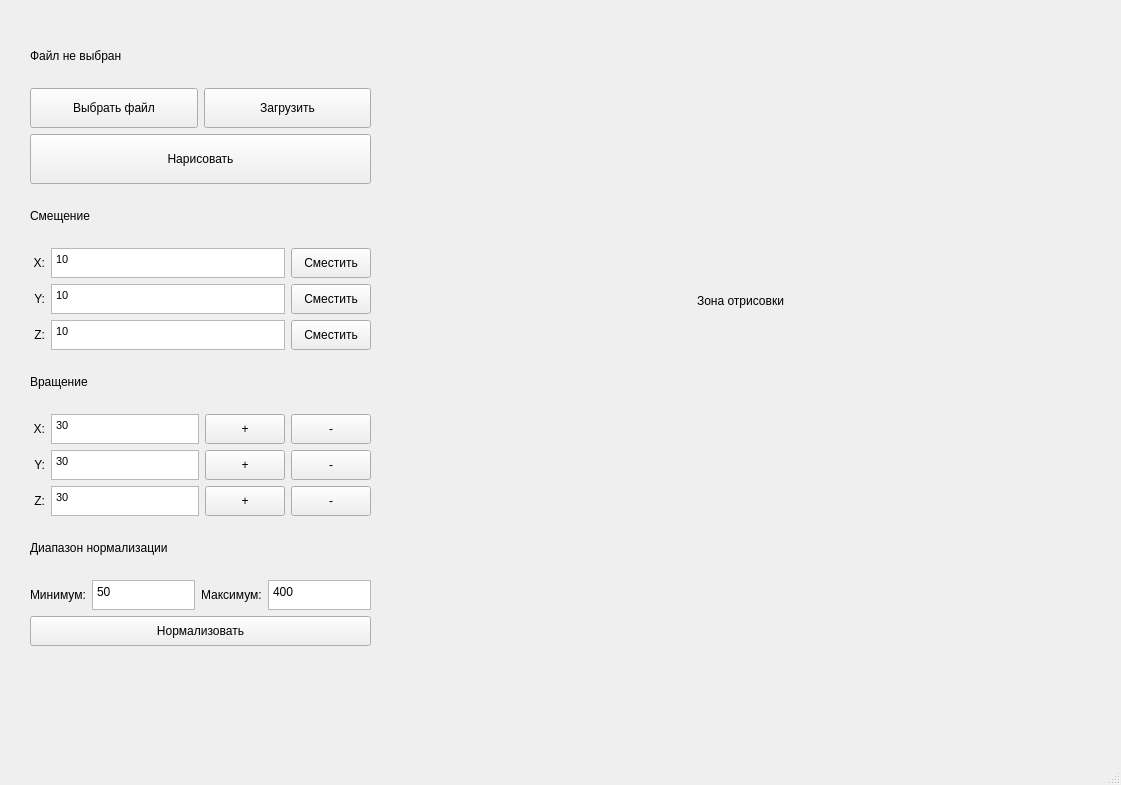
<?xml version="1.0" encoding="UTF-8"?>
<ui version="4.0">
 <class>MainWindow</class>
 <widget class="QMainWindow" name="MainWindow">
  <property name="geometry">
   <rect>
    <x>0</x>
    <y>0</y>
    <width>1121</width>
    <height>785</height>
   </rect>
  </property>
  <property name="windowTitle">
   <string>MainWindow</string>
  </property>
  <widget class="QWidget" name="centralwidget">
   <widget class="QLabel" name="draw_label">
    <property name="geometry">
     <rect>
      <x>420</x>
      <y>40</y>
      <width>641</width>
      <height>521</height>
     </rect>
    </property>
    <property name="text">
     <string>Зона отрисовки</string>
    </property>
    <property name="alignment">
     <set>Qt::AlignCenter</set>
    </property>
   </widget>
   <widget class="QWidget" name="verticalLayoutWidget">
    <property name="geometry">
     <rect>
      <x>30</x>
      <y>30</y>
      <width>341</width>
      <height>616</height>
     </rect>
    </property>
    <layout class="QVBoxLayout" name="verticalLayout">
     <item>
      <widget class="QLabel" name="fileName_label">
       <property name="text">
        <string>Файл не выбран</string>
       </property>
       <property name="wordWrap">
        <bool>true</bool>
       </property>
       <property name="margin">
        <number>5</number>
       </property>
      </widget>
     </item>
     <item>
      <layout class="QHBoxLayout" name="horizontalLayout">
       <item>
        <widget class="QPushButton" name="fileDialog_btn">
         <property name="minimumSize">
          <size>
           <width>0</width>
           <height>40</height>
          </size>
         </property>
         <property name="text">
          <string>Выбрать файл</string>
         </property>
        </widget>
       </item>
       <item>
        <widget class="QPushButton" name="fileLoad_btn">
         <property name="minimumSize">
          <size>
           <width>0</width>
           <height>40</height>
          </size>
         </property>
         <property name="text">
          <string>Загрузить</string>
         </property>
        </widget>
       </item>
      </layout>
     </item>
     <item>
      <widget class="QPushButton" name="draw_btn">
       <property name="minimumSize">
        <size>
         <width>0</width>
         <height>50</height>
        </size>
       </property>
       <property name="text">
        <string>Нарисовать</string>
       </property>
      </widget>
     </item>
     <item>
      <widget class="QLabel" name="label_3">
       <property name="text">
        <string>Смещение</string>
       </property>
       <property name="margin">
        <number>5</number>
       </property>
      </widget>
     </item>
     <item>
      <layout class="QHBoxLayout" name="horizontalLayout_2">
       <item>
        <widget class="QLabel" name="label_4">
         <property name="minimumSize">
          <size>
           <width>15</width>
           <height>0</height>
          </size>
         </property>
         <property name="maximumSize">
          <size>
           <width>16777215</width>
           <height>30</height>
          </size>
         </property>
         <property name="text">
          <string>X:</string>
         </property>
         <property name="alignment">
          <set>Qt::AlignRight|Qt::AlignTrailing|Qt::AlignVCenter</set>
         </property>
        </widget>
       </item>
       <item>
        <widget class="QTextEdit" name="offset_x">
         <property name="maximumSize">
          <size>
           <width>16777215</width>
           <height>30</height>
          </size>
         </property>
         <property name="html">
          <string>&lt;!DOCTYPE HTML PUBLIC &quot;-//W3C//DTD HTML 4.0//EN&quot; &quot;http://www.w3.org/TR/REC-html40/strict.dtd&quot;&gt;
&lt;html&gt;&lt;head&gt;&lt;meta name=&quot;qrichtext&quot; content=&quot;1&quot; /&gt;&lt;style type=&quot;text/css&quot;&gt;
p, li { white-space: pre-wrap; }
&lt;/style&gt;&lt;/head&gt;&lt;body style=&quot; font-family:'MS Shell Dlg 2'; font-size:8.25pt; font-weight:400; font-style:normal;&quot;&gt;
&lt;p style=&quot; margin-top:0px; margin-bottom:0px; margin-left:0px; margin-right:0px; -qt-block-indent:0; text-indent:0px;&quot;&gt;10&lt;/p&gt;&lt;/body&gt;&lt;/html&gt;</string>
         </property>
        </widget>
       </item>
       <item>
        <widget class="QPushButton" name="offset_x_btn">
         <property name="minimumSize">
          <size>
           <width>0</width>
           <height>30</height>
          </size>
         </property>
         <property name="text">
          <string>Сместить</string>
         </property>
        </widget>
       </item>
      </layout>
     </item>
     <item>
      <layout class="QHBoxLayout" name="horizontalLayout_3">
       <item>
        <widget class="QLabel" name="label_5">
         <property name="minimumSize">
          <size>
           <width>15</width>
           <height>0</height>
          </size>
         </property>
         <property name="maximumSize">
          <size>
           <width>16777215</width>
           <height>30</height>
          </size>
         </property>
         <property name="text">
          <string>Y:</string>
         </property>
         <property name="alignment">
          <set>Qt::AlignRight|Qt::AlignTrailing|Qt::AlignVCenter</set>
         </property>
        </widget>
       </item>
       <item>
        <widget class="QTextEdit" name="offset_y">
         <property name="maximumSize">
          <size>
           <width>16777215</width>
           <height>30</height>
          </size>
         </property>
         <property name="html">
          <string>&lt;!DOCTYPE HTML PUBLIC &quot;-//W3C//DTD HTML 4.0//EN&quot; &quot;http://www.w3.org/TR/REC-html40/strict.dtd&quot;&gt;
&lt;html&gt;&lt;head&gt;&lt;meta name=&quot;qrichtext&quot; content=&quot;1&quot; /&gt;&lt;style type=&quot;text/css&quot;&gt;
p, li { white-space: pre-wrap; }
&lt;/style&gt;&lt;/head&gt;&lt;body style=&quot; font-family:'MS Shell Dlg 2'; font-size:8.25pt; font-weight:400; font-style:normal;&quot;&gt;
&lt;p style=&quot; margin-top:0px; margin-bottom:0px; margin-left:0px; margin-right:0px; -qt-block-indent:0; text-indent:0px;&quot;&gt;10&lt;/p&gt;&lt;/body&gt;&lt;/html&gt;</string>
         </property>
        </widget>
       </item>
       <item>
        <widget class="QPushButton" name="offset_y_btn">
         <property name="minimumSize">
          <size>
           <width>0</width>
           <height>30</height>
          </size>
         </property>
         <property name="text">
          <string>Сместить</string>
         </property>
        </widget>
       </item>
      </layout>
     </item>
     <item>
      <layout class="QHBoxLayout" name="horizontalLayout_4">
       <item>
        <widget class="QLabel" name="label_6">
         <property name="minimumSize">
          <size>
           <width>15</width>
           <height>0</height>
          </size>
         </property>
         <property name="maximumSize">
          <size>
           <width>16777215</width>
           <height>30</height>
          </size>
         </property>
         <property name="text">
          <string>Z:</string>
         </property>
         <property name="alignment">
          <set>Qt::AlignRight|Qt::AlignTrailing|Qt::AlignVCenter</set>
         </property>
        </widget>
       </item>
       <item>
        <widget class="QTextEdit" name="offset_z">
         <property name="maximumSize">
          <size>
           <width>16777215</width>
           <height>30</height>
          </size>
         </property>
         <property name="html">
          <string>&lt;!DOCTYPE HTML PUBLIC &quot;-//W3C//DTD HTML 4.0//EN&quot; &quot;http://www.w3.org/TR/REC-html40/strict.dtd&quot;&gt;
&lt;html&gt;&lt;head&gt;&lt;meta name=&quot;qrichtext&quot; content=&quot;1&quot; /&gt;&lt;style type=&quot;text/css&quot;&gt;
p, li { white-space: pre-wrap; }
&lt;/style&gt;&lt;/head&gt;&lt;body style=&quot; font-family:'MS Shell Dlg 2'; font-size:8.25pt; font-weight:400; font-style:normal;&quot;&gt;
&lt;p style=&quot; margin-top:0px; margin-bottom:0px; margin-left:0px; margin-right:0px; -qt-block-indent:0; text-indent:0px;&quot;&gt;10&lt;/p&gt;&lt;/body&gt;&lt;/html&gt;</string>
         </property>
        </widget>
       </item>
       <item>
        <widget class="QPushButton" name="offset_z_btn">
         <property name="minimumSize">
          <size>
           <width>0</width>
           <height>30</height>
          </size>
         </property>
         <property name="text">
          <string>Сместить</string>
         </property>
        </widget>
       </item>
      </layout>
     </item>
     <item>
      <widget class="QLabel" name="label_7">
       <property name="text">
        <string>Вращение</string>
       </property>
       <property name="margin">
        <number>5</number>
       </property>
      </widget>
     </item>
     <item>
      <layout class="QHBoxLayout" name="horizontalLayout_5">
       <item>
        <widget class="QLabel" name="label_8">
         <property name="minimumSize">
          <size>
           <width>15</width>
           <height>0</height>
          </size>
         </property>
         <property name="maximumSize">
          <size>
           <width>16777215</width>
           <height>30</height>
          </size>
         </property>
         <property name="text">
          <string>X:</string>
         </property>
         <property name="alignment">
          <set>Qt::AlignRight|Qt::AlignTrailing|Qt::AlignVCenter</set>
         </property>
        </widget>
       </item>
       <item>
        <widget class="QTextEdit" name="rotation_x">
         <property name="maximumSize">
          <size>
           <width>16777215</width>
           <height>30</height>
          </size>
         </property>
         <property name="frameShadow">
          <enum>QFrame::Plain</enum>
         </property>
         <property name="html">
          <string>&lt;!DOCTYPE HTML PUBLIC &quot;-//W3C//DTD HTML 4.0//EN&quot; &quot;http://www.w3.org/TR/REC-html40/strict.dtd&quot;&gt;
&lt;html&gt;&lt;head&gt;&lt;meta name=&quot;qrichtext&quot; content=&quot;1&quot; /&gt;&lt;style type=&quot;text/css&quot;&gt;
p, li { white-space: pre-wrap; }
&lt;/style&gt;&lt;/head&gt;&lt;body style=&quot; font-family:'MS Shell Dlg 2'; font-size:8.25pt; font-weight:400; font-style:normal;&quot;&gt;
&lt;p style=&quot; margin-top:0px; margin-bottom:0px; margin-left:0px; margin-right:0px; -qt-block-indent:0; text-indent:0px;&quot;&gt;30&lt;/p&gt;&lt;/body&gt;&lt;/html&gt;</string>
         </property>
         <property name="placeholderText">
          <string>0.1</string>
         </property>
        </widget>
       </item>
       <item>
        <widget class="QPushButton" name="rotate_x_btn">
         <property name="minimumSize">
          <size>
           <width>0</width>
           <height>30</height>
          </size>
         </property>
         <property name="text">
          <string>+</string>
         </property>
        </widget>
       </item>
       <item>
        <widget class="QPushButton" name="rotate_x_back_btn">
         <property name="minimumSize">
          <size>
           <width>0</width>
           <height>30</height>
          </size>
         </property>
         <property name="text">
          <string>-</string>
         </property>
        </widget>
       </item>
      </layout>
     </item>
     <item>
      <layout class="QHBoxLayout" name="horizontalLayout_7">
       <item>
        <widget class="QLabel" name="label_10">
         <property name="minimumSize">
          <size>
           <width>15</width>
           <height>0</height>
          </size>
         </property>
         <property name="maximumSize">
          <size>
           <width>16777215</width>
           <height>30</height>
          </size>
         </property>
         <property name="text">
          <string>Y:</string>
         </property>
         <property name="alignment">
          <set>Qt::AlignRight|Qt::AlignTrailing|Qt::AlignVCenter</set>
         </property>
        </widget>
       </item>
       <item>
        <widget class="QTextEdit" name="rotation_y">
         <property name="maximumSize">
          <size>
           <width>16777215</width>
           <height>30</height>
          </size>
         </property>
         <property name="html">
          <string>&lt;!DOCTYPE HTML PUBLIC &quot;-//W3C//DTD HTML 4.0//EN&quot; &quot;http://www.w3.org/TR/REC-html40/strict.dtd&quot;&gt;
&lt;html&gt;&lt;head&gt;&lt;meta name=&quot;qrichtext&quot; content=&quot;1&quot; /&gt;&lt;style type=&quot;text/css&quot;&gt;
p, li { white-space: pre-wrap; }
&lt;/style&gt;&lt;/head&gt;&lt;body style=&quot; font-family:'MS Shell Dlg 2'; font-size:8.25pt; font-weight:400; font-style:normal;&quot;&gt;
&lt;p style=&quot; margin-top:0px; margin-bottom:0px; margin-left:0px; margin-right:0px; -qt-block-indent:0; text-indent:0px;&quot;&gt;30&lt;/p&gt;&lt;/body&gt;&lt;/html&gt;</string>
         </property>
        </widget>
       </item>
       <item>
        <widget class="QPushButton" name="rotate_y_btn">
         <property name="minimumSize">
          <size>
           <width>0</width>
           <height>30</height>
          </size>
         </property>
         <property name="text">
          <string>+</string>
         </property>
        </widget>
       </item>
       <item>
        <widget class="QPushButton" name="rotate_y_back_btn">
         <property name="minimumSize">
          <size>
           <width>0</width>
           <height>30</height>
          </size>
         </property>
         <property name="text">
          <string>-</string>
         </property>
        </widget>
       </item>
      </layout>
     </item>
     <item>
      <layout class="QHBoxLayout" name="horizontalLayout_6">
       <item>
        <widget class="QLabel" name="label_9">
         <property name="minimumSize">
          <size>
           <width>15</width>
           <height>0</height>
          </size>
         </property>
         <property name="maximumSize">
          <size>
           <width>16777215</width>
           <height>30</height>
          </size>
         </property>
         <property name="text">
          <string>Z:</string>
         </property>
         <property name="alignment">
          <set>Qt::AlignRight|Qt::AlignTrailing|Qt::AlignVCenter</set>
         </property>
        </widget>
       </item>
       <item>
        <widget class="QTextEdit" name="rotation_z">
         <property name="maximumSize">
          <size>
           <width>16777215</width>
           <height>30</height>
          </size>
         </property>
         <property name="layoutDirection">
          <enum>Qt::LeftToRight</enum>
         </property>
         <property name="styleSheet">
          <string notr="true"/>
         </property>
         <property name="html">
          <string>&lt;!DOCTYPE HTML PUBLIC &quot;-//W3C//DTD HTML 4.0//EN&quot; &quot;http://www.w3.org/TR/REC-html40/strict.dtd&quot;&gt;
&lt;html&gt;&lt;head&gt;&lt;meta name=&quot;qrichtext&quot; content=&quot;1&quot; /&gt;&lt;style type=&quot;text/css&quot;&gt;
p, li { white-space: pre-wrap; }
&lt;/style&gt;&lt;/head&gt;&lt;body style=&quot; font-family:'MS Shell Dlg 2'; font-size:8.25pt; font-weight:400; font-style:normal;&quot;&gt;
&lt;p style=&quot; margin-top:0px; margin-bottom:0px; margin-left:0px; margin-right:0px; -qt-block-indent:0; text-indent:0px;&quot;&gt;30&lt;/p&gt;&lt;/body&gt;&lt;/html&gt;</string>
         </property>
        </widget>
       </item>
       <item>
        <widget class="QPushButton" name="rotate_z_btn">
         <property name="minimumSize">
          <size>
           <width>0</width>
           <height>30</height>
          </size>
         </property>
         <property name="text">
          <string>+</string>
         </property>
        </widget>
       </item>
       <item>
        <widget class="QPushButton" name="rotate_z_back_btn">
         <property name="minimumSize">
          <size>
           <width>0</width>
           <height>30</height>
          </size>
         </property>
         <property name="text">
          <string>-</string>
         </property>
        </widget>
       </item>
      </layout>
     </item>
     <item>
      <widget class="QLabel" name="label">
       <property name="text">
        <string>Диапазон нормализации</string>
       </property>
       <property name="margin">
        <number>5</number>
       </property>
      </widget>
     </item>
     <item>
      <layout class="QHBoxLayout" name="horizontalLayout_8">
       <item>
        <widget class="QLabel" name="label_2">
         <property name="text">
          <string>Минимум:</string>
         </property>
        </widget>
       </item>
       <item>
        <widget class="QPlainTextEdit" name="normalization_a">
         <property name="minimumSize">
          <size>
           <width>0</width>
           <height>30</height>
          </size>
         </property>
         <property name="maximumSize">
          <size>
           <width>16777215</width>
           <height>30</height>
          </size>
         </property>
         <property name="plainText">
          <string>50</string>
         </property>
        </widget>
       </item>
       <item>
        <widget class="QLabel" name="label_11">
         <property name="text">
          <string>Максимум:</string>
         </property>
        </widget>
       </item>
       <item>
        <widget class="QPlainTextEdit" name="normalization_b">
         <property name="minimumSize">
          <size>
           <width>0</width>
           <height>30</height>
          </size>
         </property>
         <property name="maximumSize">
          <size>
           <width>16777215</width>
           <height>30</height>
          </size>
         </property>
         <property name="plainText">
          <string>400</string>
         </property>
        </widget>
       </item>
      </layout>
     </item>
     <item>
      <widget class="QPushButton" name="normalization_btn">
       <property name="minimumSize">
        <size>
         <width>0</width>
         <height>30</height>
        </size>
       </property>
       <property name="text">
        <string>Нормализовать</string>
       </property>
      </widget>
     </item>
    </layout>
   </widget>
  </widget>
  <widget class="QMenuBar" name="menubar">
   <property name="geometry">
    <rect>
     <x>0</x>
     <y>0</y>
     <width>1121</width>
     <height>20</height>
    </rect>
   </property>
  </widget>
  <widget class="QStatusBar" name="statusbar"/>
 </widget>
 <resources/>
 <connections/>
</ui>
